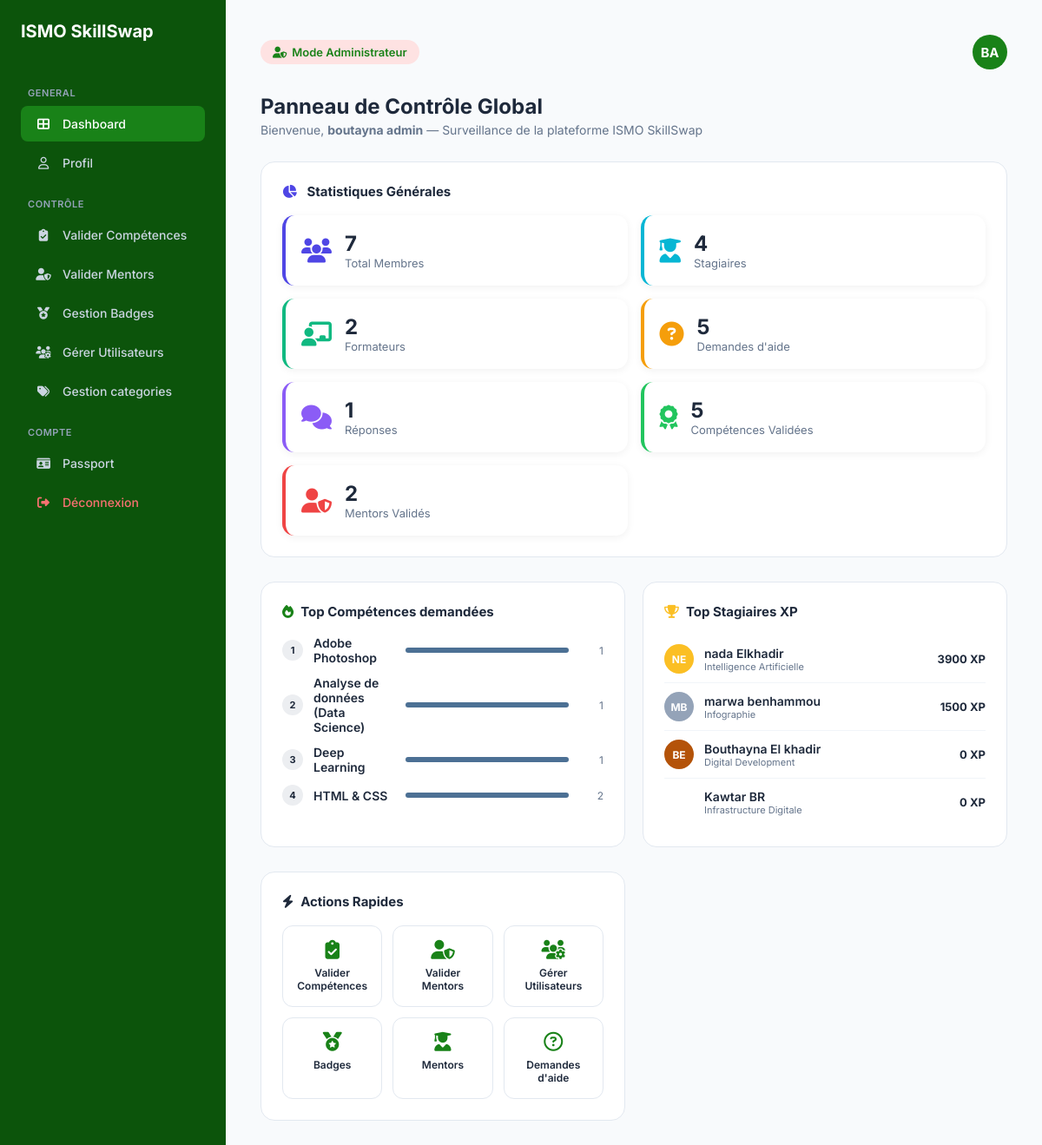
/dashboard_admin.php (signed in), run on the app's committed database.
### tables this page shows
CREATE TABLE `utilisateur` (
  `id_utilisateur` int NOT NULL,
  `nom_uti` varchar(50) DEFAULT NULL,
  `prenom_uti` varchar(50) DEFAULT NULL,
  `email_uti` varchar(100) DEFAULT NULL,
  `pwd_uti` varchar(255) DEFAULT NULL,
  `role` enum('stagiaire','formateur','admin') DEFAULT NULL,
  `photo` varchar(255) DEFAULT 'default.png',
  `is_verified` tinyint(1) DEFAULT '0'
);

CREATE TABLE `stagiaire` (
  `id_utilisateur` int NOT NULL,
  `cef` varchar(50) DEFAULT NULL,
  `filiere` varchar(50) DEFAULT NULL,
  `score_global` int DEFAULT '0',
  `disponibilite` tinyint(1) DEFAULT '1',
  `id_passeport` int DEFAULT NULL
);

### dashboard_admin.php (the view, shortened to what this page needs)
<?php
require_once 'config.php';
$userId = $_SESSION['user_id'];
$infosuser = $pdo->prepare("SELECT * FROM utilisateur WHERE id_utilisateur = ?");
$infosuser->execute([$userId]);
$user = $infosuser->fetch();
$userNomComplet = $user ? htmlspecialchars($user['prenom_uti'] . ' ' . $user['nom_uti']) : "Administrateur";
$initials       = $user ? strtoupper(substr($user['prenom_uti'], 0, 1) . substr($user['nom_uti'], 0, 1)) : "AD";
$statUsers      = $pdo->query("SELECT COUNT(*) FROM utilisateur")->fetchColumn();
$statStagiaires = $pdo->query("SELECT COUNT(*) FROM utilisateur WHERE role = 'stagiaire'")->fetchColumn();
$statFormateurs = $pdo->query("SELECT COUNT(*) FROM utilisateur WHERE role = 'formateur'")->fetchColumn();
$statDemandes   = $pdo->query("SELECT COUNT(*) FROM demande_aide")->fetchColumn();
$statReponses   = $pdo->query("SELECT COUNT(*) FROM reponses_aide")->fetchColumn();
$statCompValid  = $pdo->query("SELECT COUNT(*) FROM validation WHERE etat_validation = 'valide'")->fetchColumn();
$statMentors    = $pdo->query("SELECT COUNT(*) FROM demande_mentorat WHERE statut = 'valide'")->fetchColumn();
$topComps = $pdo->query(
    "SELECT c.nom_comp, COUNT(v.id_validation) as nb
     FROM validation v
     JOIN competence c ON v.id_comp = c.id_comp
     GROUP BY c.nom_comp"
)->fetchAll(PDO::FETCH_ASSOC);
$topStagiaires = $pdo->query(
    "SELECT u.prenom_uti, u.nom_uti, s.score_global, s.filiere
     FROM stagiaire s
     JOIN utilisateur u ON s.id_utilisateur = u.id_utilisateur
     ORDER BY s.score_global DESC LIMIT 5"
)->fetchAll(PDO::FETCH_ASSOC);
?>
<!DOCTYPE html>
<html lang="fr">
<head>
    <link rel="stylesheet" href="https://cdnjs.cloudflare.com/ajax/libs/font-awesome/6.4.0/css/all.min.css">
</head>
<body>
<aside class="sidebar">
    <h1>ISMO SkillSwap</h1>
    <p class="menu-title">GENERAL</p>
    <nav>
        <a href="dashboard_admin.php"      class="menu-item active"><i class="fas fa-th-large"></i> <span>Dashboard</span></a>
        <a href="profil.php" class="menu-item"><i class="far fa-user"></i> <span>Profil</span></a>
        <p class="menu-title">CONTRÔLE</p>
        <a href="validation_competence.php" class="menu-item"><i class="fas fa-clipboard-check"></i> <span>Valider Compétences</span>
        </a>
         <a href="validation_mentors.php"    class="menu-item"><i class="fas fa-user-shield"></i>     <span>Valider Mentors</span>
        </a>
        <a href="gestion_badges.php" class="menu-item"><i class="fas fa-medal"></i>            <span>Gestion Badges</span></a>
         <a href="gestion_utilisateurs.php"  class="menu-item"><i class="fas fa-users-cog"></i>       <span>Gérer Utilisateurs</span></a>
        <a href="gestion_categories.php"  class="menu-item"><i class="fas fa-tags"></i> <span>Gestion categories</span></a>
         <p class="menu-title" >COMPTE</p>
        <a href="passport.php" class="menu-item"><i class="fas fa-id-card"></i> <span>Passport</span></a>
        <a href="logout.php" class="menu-item" style="color: #f87171;"style="margin-top: auto;"><i class="fas fa-sign-out-alt"></i> <span>Déconnexion</span></a>
    </nav>
</aside>
<main class="main">
    <header>
        <div class="admin-badge"><i class="fas fa-user-shield"></i> Mode Administrateur</div>
        <div class="avatar-top"><?php echo $initials; ?></div>
    </header>
    <div>
        <h1 class="page-title">Panneau de Contrôle Global</h1>
        <p class="page-sub">Bienvenue, <strong><?php echo $userNomComplet; ?></strong> — Surveillance de la plateforme ISMO SkillSwap</p>
    </div>
<div class="section-card">
    <div class="section-title">
        <span>
            <i class="fas fa-chart-pie" style="color:#4f46e5;margin-right:8px;"></i>
            Statistiques Générales
        </span>
    </div>
    <div class="stats-grid">
        <div class="stat-card" style="border-left:4px solid #4f46e5;">
            <i class="fas fa-users" style="font-size:28px;color:#4f46e5;"></i>
            <div>
                <div class="stat-num"><?php echo $statUsers; ?></div>
                <div class="stat-label">Total Membres</div>
            </div>
        </div>
        <div class="stat-card" style="border-left:4px solid #06b6d4;">
            <i class="fas fa-user-graduate" style="font-size:28px;color:#06b6d4;"></i>
            <div>
                <div class="stat-num"><?php echo $statStagiaires; ?></div>
                <div class="stat-label">Stagiaires</div>
            </div>
        </div>
        <div class="stat-card" style="border-left:4px solid #10b981;">
            <i class="fas fa-chalkboard-teacher" style="font-size:28px;color:#10b981;"></i>
            <div>
                <div class="stat-num"><?php echo $statFormateurs; ?></div>
                <div class="stat-label">Formateurs</div>
            </div>
        </div>
        <div class="stat-card" style="border-left:4px solid #f59e0b;">
            <i class="fas fa-question-circle" style="font-size:28px;color:#f59e0b;"></i>
            <div>
                <div class="stat-num"><?php echo $statDemandes; ?></div>
                <div class="stat-label">Demandes d'aide</div>
            </div>
        </div>
        <div class="stat-card" style="border-left:4px solid #8b5cf6;">
            <i class="fas fa-comments" style="font-size:28px;color:#8b5cf6;"></i>
            <div>
                <div class="stat-num"><?php echo $statReponses; ?></div>
                <div class="stat-label">Réponses</div>
            </div>
        </div>
        <div class="stat-card" style="border-left:4px solid #22c55e;">
            <i class="fas fa-award" style="font-size:28px;color:#22c55e;"></i>
            <div>
                <div class="stat-num"><?php echo $statCompValid; ?></div>
                <div class="stat-label">Compétences Validées</div>
            </div>
        </div>
        <div class="stat-card" style="border-left:4px solid #ef4444;">
            <i class="fas fa-user-shield" style="font-size:28px;color:#ef4444;"></i>
            <div>
                <div class="stat-num"><?php echo $statMentors; ?></div>
                <div class="stat-label">Mentors Validés</div>
            </div>
        </div>
    </div>
</div>
    <div class="grid-2">
        <div class="section-card">
            <div class="section-title">
                <span><i class="fas fa-fire" style="color:var(--primary); margin-right:8px;"></i>Top Compétences demandées</span>
            </div>
            <?php
            $maxNb = !empty($topComps) ? $topComps[0]['nb'] : 1;
            foreach ($topComps as $i => $tc):
                $pct = $maxNb > 0 ? round($tc['nb'] / $maxNb * 100) : 0;
            ?>
            <div class="comp-item">
                <div class="comp-rank"><?php echo $i + 1; ?></div>
                <span class="comp-name"><?php echo htmlspecialchars($tc['nom_comp']); ?></span>
                <div class="comp-bar-wrap"><div class="comp-bar" style="width:<?php echo $pct; ?>%;"></div></div>
                <span class="comp-nb"><?php echo $tc['nb']; ?></span>
            </div>
            <?php endforeach; ?>
        </div>
        <div class="section-card">
            <div class="section-title">
                <span><i class="fas fa-trophy" style="color:#fbbf24; margin-right:8px;"></i>Top Stagiaires XP</span>
            </div>
            <?php foreach ($topStagiaires as $i => $ts):
                $avIni = strtoupper(substr($ts['prenom_uti'], 0, 1) . substr($ts['nom_uti'], 0, 1));
                $medalClass = $i === 0 ? 'medal-1' : ($i === 1 ? 'medal-2' : ($i === 2 ? 'medal-3' : ''));
            ?>
            <div class="stag-item">
                <div class="stag-av <?php echo $medalClass; ?>"><?php echo $avIni; ?></div>
                <div>
                    <div class="stag-name"><?php echo htmlspecialchars($ts['prenom_uti'] . ' ' . $ts['nom_uti']); ?></div>
                    <div class="stag-fil"><?php echo htmlspecialchars($ts['filiere'] ?? ''); ?></div>
                </div>
                <div class="stag-xp"><?php echo $ts['score_global'] ?? 0; ?> XP</div>
            </div>
            <?php endforeach; ?>
        </div>
    </div>
    <div class="grid-2">
        <div class="section-card">
            <div class="section-title"><span><i class="fas fa-bolt" style="color:var(--yellow); margin-right:8px;"></i>Actions Rapides</span></div>
            <div class="quick-actions">
                <a href="validation_competence.php" class="qa-btn">
                    <i class="fas fa-clipboard-check"></i>
                    <span>Valider<br>Compétences</span>
                </a>
                <a href="validation_mentors.php" class="qa-btn">
                    <i class="fas fa-user-shield"></i>
                    <span>Valider<br>Mentors</span>
                </a>
                <a href="gestion_utilisateurs.php" class="qa-btn">
                    <i class="fas fa-users-cog"></i>
                    <span>Gérer<br>Utilisateurs</span>
                </a>
                <a href="gestion_badges.php" class="qa-btn">
                    <i class="fas fa-medal"></i>
                    <span>Badges</span>
                </a>
                <a href="mentors.php" class="qa-btn">
                    <i class="fas fa-user-graduate"></i>
                    <span>Mentors</span>
                </a>
                <a href="demandes_aide.php" class="qa-btn">
                    <i class="far fa-question-circle"></i>
                    <span>Demandes<br>d'aide</span>
                </a>
            </div>
        </div>
    </div>
</main>
</body>
</html>

### dashboard_admin.php (style rules this page uses)
:root { --sidebar-bg: #0c540b; --primary: #198218; --primary-hover: #1595b6; --main-bg: #f8fafc; --border: #e2e8f0; --text-main: #1e293b; --text-muted: #64748b; --success: #10b981; --danger: #ef4444; }
* { box-sizing: border-box; margin: 0; padding: 0; }
body { display: flex; background: var(--main-bg); font-family: 'Inter', sans-serif; min-height: 100vh; color: var(--text-main); }
.sidebar { width: 260px; background: var(--sidebar-bg); color: white; padding: 24px; display: flex; flex-direction: column; flex-shrink: 0; }
.sidebar h1 { font-size: 20px; font-weight: 700; margin-bottom: 32px; }
.menu-title { font-size: 11px; color: #94a3b8; text-transform: uppercase; letter-spacing: .05em; margin: 20px 0 8px 8px; font-weight: 600; }
.menu-item { display: flex; align-items: center; text-decoration: none; color: #cbd5e1; padding: 12px 16px; border-radius: 8px; margin-bottom: 4px; font-size: 14px; font-weight: 500; }
.menu-item i { margin-right: 12px; width: 20px; text-align: center; }
.menu-item:hover, .menu-item.active { background: var(--primary); color: white; }
.main { flex: 1; padding: 40px; overflow-y: auto; display: flex; flex-direction: column; gap: 28px; }
header { display: flex; justify-content: space-between; align-items: center; }
.admin-badge { background: #fee2e2; color: var(--primary); padding: 6px 14px; border-radius: 20px; font-size: 13px; font-weight: 600; display: flex; align-items: center; gap: 6px; }
.avatar-top { width: 40px; height: 40px; background: var(--primary); color: white; border-radius: 50%; display: flex; align-items: center; justify-content: center; font-weight: 700; font-size: 15px; }
.page-title { font-size: 24px; font-weight: 700; }
.page-sub { color: var(--text-muted); font-size: 14px; margin-top: 4px; }
.stats-grid { display:grid; grid-template-columns:repeat(auto-fit,minmax(220px,1fr)); gap:15px; }
.stat-card { background:#fff; border-radius:14px; padding:18px; display:flex; align-items:center; gap:15px; box-shadow:0 2px 10px rgba(0,0,0,.06); transition:0.3s; }
.stat-num { font-size:24px; font-weight:700; }
.stat-label { font-size:13px; color:#64748b; }
.grid-2 { display: grid; grid-template-columns: 1fr 1fr; gap: 20px; }
.section-card { background: white; border-radius: 16px; border: 1px solid var(--border); padding: 24px; }
.section-title { font-size: 15px; font-weight: 700; margin-bottom: 18px; display: flex; align-items: center; justify-content: space-between; }
.comp-item { display: flex; align-items: center; gap: 12px; margin-bottom: 12px; }
.comp-rank { width: 24px; height: 24px; border-radius: 50%; background: #eceef1; color: var(--blue); font-size: 11px; font-weight: 700; display: flex; align-items: center; justify-content: center; flex-shrink: 0; }
.comp-name { font-size: 14px; font-weight: 600; flex: 1; }
.comp-bar-wrap { flex: 2; background: #4c7094; border-radius: 20px; height: 6px; overflow: hidden; }
.comp-bar { height: 100%; border-radius: 20px; background: var(--blue); }
.comp-nb { font-size: 12px; color: var(--text-muted); min-width: 28px; text-align: right; }
.stag-item { display: flex; align-items: center; gap: 12px; padding: 10px 0; border-bottom: 1px solid #f1f5f9; }
.stag-item:last-child { border-bottom: none; }
.stag-av { width: 34px; height: 34px; border-radius: 50%; background: var(--blue); color: white; display: flex; align-items: center; justify-content: center; font-size: 12px; font-weight: 700; flex-shrink: 0; }
.stag-name { font-size: 14px; font-weight: 600; }
.stag-fil { font-size: 11px; color: var(--text-muted); }
.stag-xp { margin-left: auto; font-size: 13px; font-weight: 700; color: var(--blue); }
.medal-1 { background: #fbbf24; }
.medal-2 { background: #94a3b8; }
.medal-3 { background: #b45309; }
.quick-actions { display: grid; grid-template-columns: repeat(3, 1fr); gap: 12px; }
.qa-btn { background: white; border: 1px solid var(--border); border-radius: 12px; padding: 16px; text-align: center; text-decoration: none; color: var(--text-main); transition: 0.2s; display: flex; flex-direction: column; align-items: center; gap: 8px; }
.qa-btn i { font-size: 22px; color: var(--primary); }
.qa-btn span { font-size: 12px; font-weight: 600; }
@media (max-width: 1200px) { .stats-grid { grid-template-columns: repeat(2, 1fr); } }

### data on the page
utilisateur: initials "BA", userNomComplet "boutayna admin"
stagiaire: id_utilisateur.nom_uti "NE", id_utilisateur.nom_uti "nada Elkhadir", filiere "Intelligence Artificielle", score_global "3900"
stagiaire: id_utilisateur.nom_uti "MB", id_utilisateur.nom_uti "marwa benhammou", filiere "Infographie", score_global "1500"
stagiaire: id_utilisateur.nom_uti "BE", id_utilisateur.nom_uti "Bouthayna El khadir", filiere "Digital Development", score_global "0"
stagiaire: id_utilisateur.nom_uti "Kawtar BR", filiere "Infrastructure Digitale", score_global "0"

### other printed values
$statUsers "7"
$statStagiaires "4"
$statFormateurs "2"
$statDemandes "5"
$statReponses "1"
$statCompValid "5"
$statMentors "2"
$tc['nom_comp'] "Adobe Photoshop"
$tc['nb'] "1"
$tc['nom_comp'] "Analyse de données (Data Science)"
$tc['nom_comp'] "Deep Learning"
$tc['nom_comp'] "HTML & CSS"
$tc['nb'] "2"
